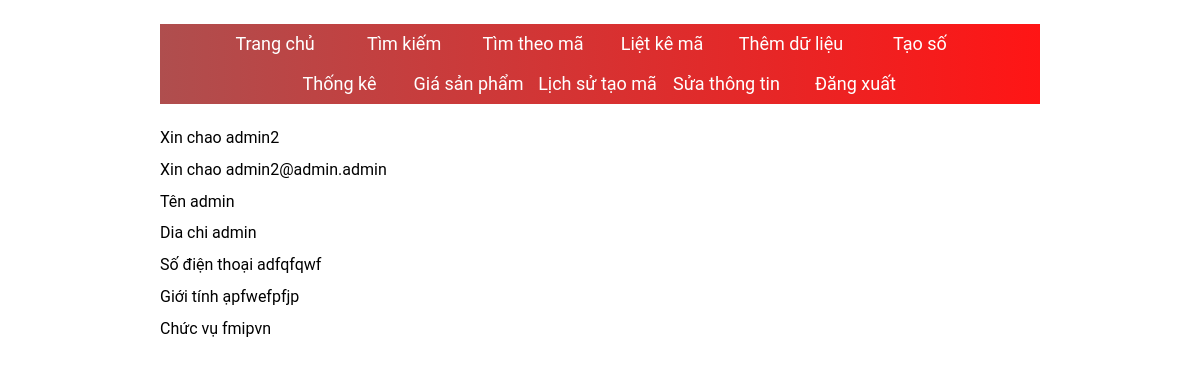
Page / (signed in) on the earlier database version.
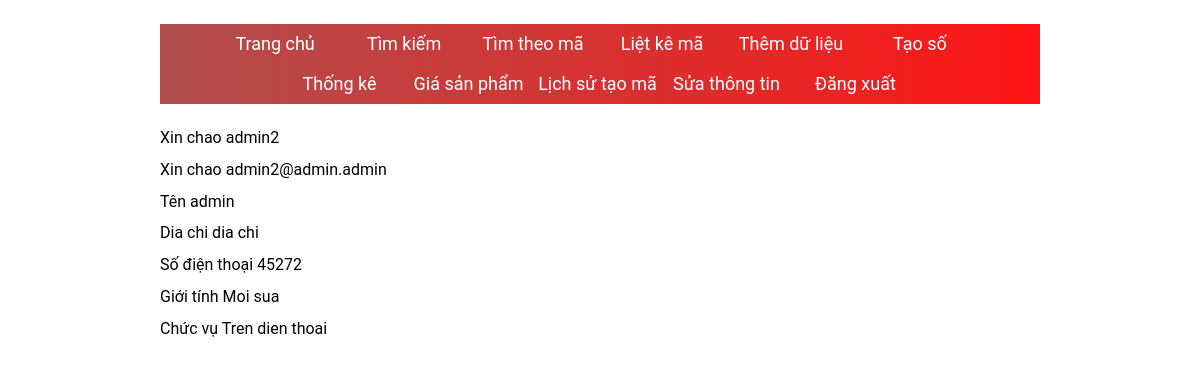
Same page on the later database version.
### accounts/models.py (models this page shows, shortened)
class User(AbstractBaseUser):
    email = models.EmailField(verbose_name='email address',unique=True)
    username = models.CharField(max_length=50,unique=True)
    ten = models.CharField(max_length=50,blank=True,verbose_name="Tên")
    diachi = models.CharField(max_length=50,blank=True,verbose_name="Địa chỉ")
    SDT = models.CharField(max_length=50,blank=True,verbose_name="Số điện thoại")
    gioitinh = models.CharField(max_length=10,blank=True,verbose_name="giới tính")
    chucvu = models.CharField(max_length=20,blank=True,verbose_name="chức vụ")
    is_superuser = models.BooleanField(default=False,null=True)
    is_active = models.BooleanField(default=True)
    objects = UserManager()
    USERNAME_FIELD = 'username'
    REQUIRED_FIELDS = ['email']

### accounts/views.py (the view)
# urls.py: path('', views.home),
def home(request):
    if(request.session.session_key):
        return render(request,'pages/index.html')
    else:
        return redirect('/login')

### accounts/templates/pages/index.html (shortened to what this page needs)
{% extends  "pages/base.html"%}
{%block head%}
    {%load staticfiles %}
    <link rel="stylesheet" type="text/css" href="{% static 'css/form.css' %}">
{% endblock %}
{%block content%}
    <div>
        <p>Xin chao {{user.username}}</p>
        <p>Xin chao {{user.email}}</p>
        <p>Tên {{user.ten}}</p>
        <p>Dia chi {{user.diachi}}</p>
        <p>Số điện thoại {{user.SDT}}</p>
        <p>Giới tính {{user.gioitinh}}</p>
        <p>Chức vụ {{user.chucvu}}</p>
    </div>
{% endblock %}

Differences in the rows shown:
changed User "admin2": diachi "admin" → "dia chi"; SDT "adfqfqwf" → "45272"; gioitinh "ạpfwefpfjp" → "Moi sua"; chucvu "fmipvn" → "Tren dien thoai"
